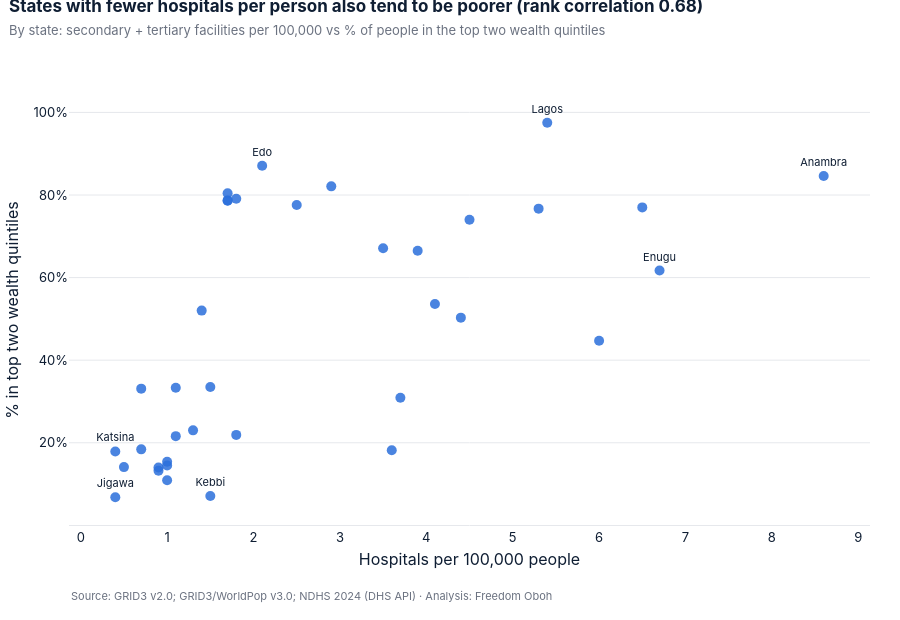

This figure's notebook cell:
### Markdown cell above
## 8. An early look at the tension (not the scorecard)

The brief asks me to test, not assume, that **places with the greatest need may have the least
ability to pay.** The scorecard in Phase 2 does this properly. Here's a first look at one piece:
do states with fewer hospitals per person also have fewer better-off households?

Only the states at the edges are labelled, so the names don't pile up. Hover over any dot to see its state.

### Code cell
r = panel[["fac_sec_tert_per_100k", "wealth_top2_pct"]].corr(method="spearman").iloc[0, 1]
x, y = "fac_sec_tert_per_100k", "wealth_top2_pct"
fig = px.scatter(panel, x=x, y=y, text=label_extremes(panel, x, y, n=2), hover_name="state")
fig.update_traces(marker=dict(color=BLUE, size=10, opacity=0.85), textposition="top center",
                  textfont=dict(size=11, color=NAVY),
                  hovertemplate="%{hovertext}<br>%{x:.1f} per 100,000<br>%{y:.0f}% in top two quintiles<extra></extra>")
style(fig,
      title=(f"States with fewer hospitals per person also tend to be poorer (rank correlation {r:.2f})" if r >= 0.3
             else f"States with fewer hospitals per person tend to be richer (rank correlation {r:.2f})" if r <= -0.3
             else f"No clear link between hospitals per person and wealth (rank correlation {r:.2f})"),
      subtitle="By state: secondary + tertiary facilities per 100,000 vs % of people in the top two wealth quintiles",
      source="GRID3 v2.0; GRID3/WorldPop v3.0; NDHS 2024 (DHS API)", height=620,
      x_title="Hospitals per 100,000 people", y_title="% in top two wealth quintiles")
fig.update_yaxes(ticksuffix="%")
fig.show()

### Figure 1 — Plotly figure (JSON) as saved in the notebook; plotly's stock layout.template omitted (floating-point values rounded to 4 significant figures)
{"data": [{"hovertemplate": "%{hovertext}<br>%{x:.1f} per 100,000<br>%{y:.0f}% in top two quintiles<extra></extra>", "hovertext": ["Abia", "Adamawa", "Akwa Ibom", "Anambra", "Bauchi", "Bayelsa", "Benue", "Borno", "Cross River", "Delta", "Ebonyi", "Edo", "Ekiti", "Enugu", "Federal Capital Territory", "Gombe", "Imo", "Jigawa", "Kaduna", "Kano", "Katsina", "Kebbi", "Kogi", "Kwara", "Lagos", "Nasarawa", "Niger", "Ogun", "Ondo", "Osun", "Oyo", "Plateau", "Rivers", "Sokoto", "Taraba", "Yobe", "Zamfara"], "legendgroup": "", "marker": {"color": "#2A6FDB", "opacity": 0.85, "size": 10, "symbol": "circle"}, "mode": "markers+text", "name": "", "orientation": "v", "showlegend": false, "text": ["", "", "", "Anambra", "", "", "", "", "", "", "", "Edo", "", "Enugu", "", "", "", "Jigawa", "", "", "Katsina", "Kebbi", "", "", "Lagos", "", "", "", "", "", "", "", "", "", "", "", ""], "textfont": {"color": "#0F1E33", "size": 11}, "textposition": "top center", "type": "scatter", "x": [4.5, 0.9, 4.4, 8.6, 0.7, 3.5, 1.5, 1.0, 6.0, 2.5, 3.6, 2.1, 3.9, 6.7, 2.9, 1.3, 5.3, 0.4, 1.1, 0.7, 0.4, 1.5, 3.7, 4.1, 5.4, 1.4, 1.1, 1.8, 1.7, 1.7, 6.5, 1.8, 1.7, 0.9, 1.0, 0.5, 1.0], "xaxis": "x", "y": [74.0, 14.0, 50.3, 84.6, 18.4, 67.1, 33.5, 10.9, 44.7, 77.6, 18.2, 87.1, 66.5, 61.7, 82.1, 23.0, 76.7, 6.8, 33.3, 33.1, 17.9, 7.1, 30.9, 53.6, 97.5, 52.0, 21.6, 79.1, 78.6, 80.4, 77.0, 21.9, 78.7, 13.2, 15.4, 14.1, 14.5], "yaxis": "y"}], "layout": {"annotations": [{"font": {"color": "#6B7280", "size": 11}, "showarrow": false, "text": "Source: GRID3 v2.0; GRID3/WorldPop v3.0; NDHS 2024 (DHS API) · Analysis: Freedom Oboh", "x": 0, "xanchor": "left", "xref": "paper", "y": 0, "yanchor": "top", "yref": "paper", "yshift": -62}], "font": {"color": "#0F1E33", "family": "Inter, Segoe UI, Arial, sans-serif", "size": 13}, "height": 620, "hoverlabel": {"bgcolor": "white", "font": {"color": "#0F1E33"}}, "legend": {"tracegroupgap": 0}, "margin": {"b": 95, "l": 20, "r": 30, "t": 95}, "paper_bgcolor": "white", "plot_bgcolor": "white", "showlegend": false, "title": {"font": {"size": 17}, "text": "<b>States with fewer hospitals per person also tend to be poorer (rank correlation 0.68)</b><br><span style='font-size:13px;color:#6B7280'>By state: secondary + tertiary facilities per 100,000 vs % of people in the top two wealth quintiles</span>", "x": 0.01, "xanchor": "left", "y": 0.98, "yanchor": "top"}, "xaxis": {"anchor": "y", "automargin": true, "domain": [0.0, 1.0], "gridcolor": "#E6E8EC", "linecolor": "#E6E8EC", "showgrid": false, "title": {"standoff": 10, "text": "Hospitals per 100,000 people"}, "zeroline": false}, "yaxis": {"anchor": "x", "automargin": true, "domain": [0.0, 1.0], "gridcolor": "#E6E8EC", "showgrid": true, "ticksuffix": "%", "title": {"standoff": 10, "text": "% in top two wealth quintiles"}, "zeroline": false}}}
